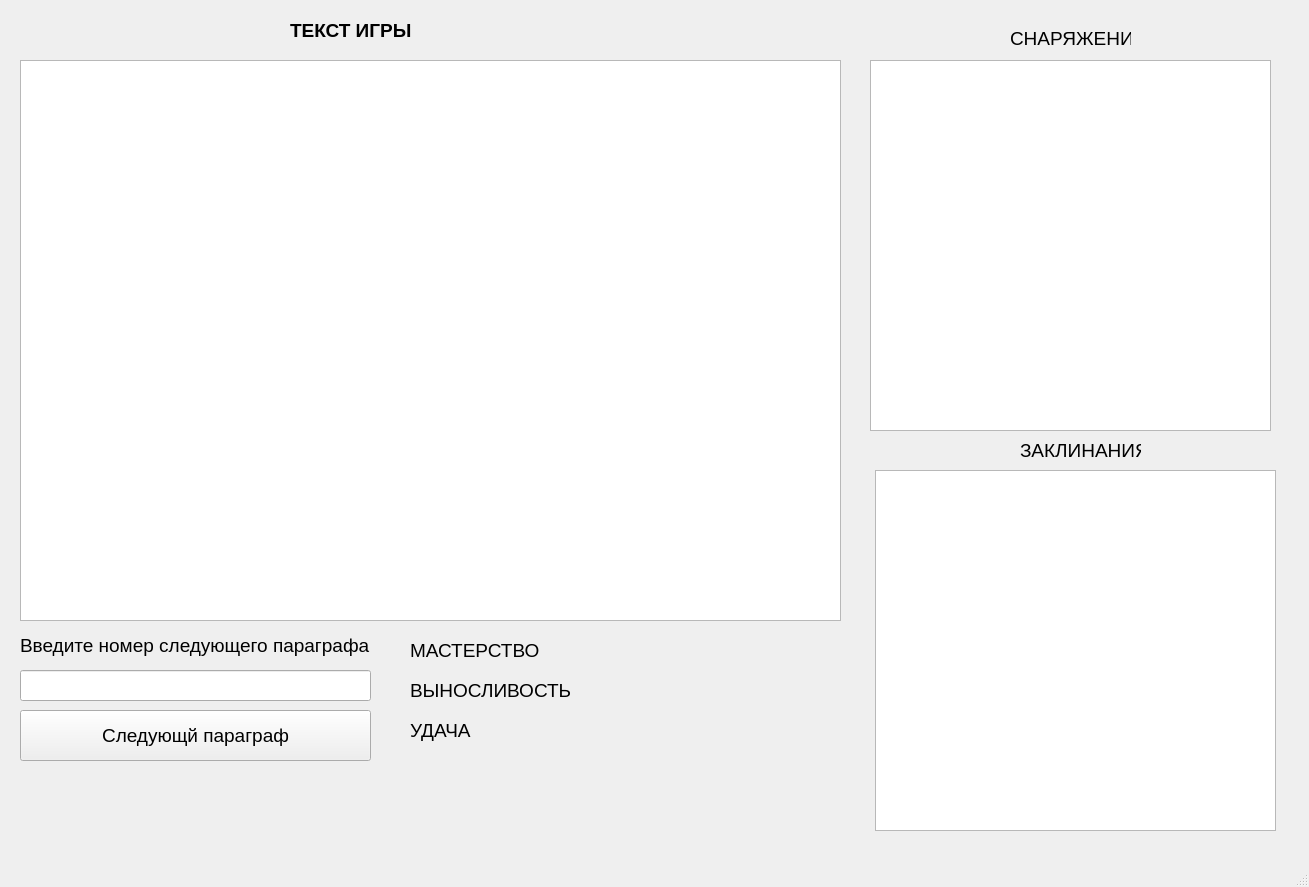
<?xml version="1.0" encoding="UTF-8"?>
<ui version="4.0">
 <class>MainWindow</class>
 <widget class="QMainWindow" name="MainWindow">
  <property name="geometry">
   <rect>
    <x>0</x>
    <y>0</y>
    <width>1309</width>
    <height>887</height>
   </rect>
  </property>
  <property name="windowTitle">
   <string>MainWindow</string>
  </property>
  <widget class="QWidget" name="centralwidget">
   <widget class="QPushButton" name="pushButton">
    <property name="geometry">
     <rect>
      <x>20</x>
      <y>710</y>
      <width>351</width>
      <height>51</height>
     </rect>
    </property>
    <property name="font">
     <font>
      <pointsize>14</pointsize>
     </font>
    </property>
    <property name="text">
     <string>Следующй параграф</string>
    </property>
   </widget>
   <widget class="QLabel" name="label">
    <property name="geometry">
     <rect>
      <x>290</x>
      <y>20</y>
      <width>231</width>
      <height>21</height>
     </rect>
    </property>
    <property name="font">
     <font>
      <pointsize>14</pointsize>
      <weight>75</weight>
      <bold>true</bold>
     </font>
    </property>
    <property name="text">
     <string>ТЕКСТ ИГРЫ</string>
    </property>
   </widget>
   <widget class="QTextEdit" name="textEdit">
    <property name="geometry">
     <rect>
      <x>20</x>
      <y>60</y>
      <width>821</width>
      <height>561</height>
     </rect>
    </property>
    <property name="font">
     <font>
      <pointsize>14</pointsize>
     </font>
    </property>
   </widget>
   <widget class="QLineEdit" name="lineEdit">
    <property name="geometry">
     <rect>
      <x>20</x>
      <y>670</y>
      <width>351</width>
      <height>31</height>
     </rect>
    </property>
    <property name="font">
     <font>
      <pointsize>14</pointsize>
     </font>
    </property>
    <property name="inputMask">
     <string/>
    </property>
   </widget>
   <widget class="QTableWidget" name="tableWidget">
    <property name="geometry">
     <rect>
      <x>870</x>
      <y>60</y>
      <width>401</width>
      <height>371</height>
     </rect>
    </property>
    <property name="font">
     <font>
      <pointsize>14</pointsize>
     </font>
    </property>
   </widget>
   <widget class="QTableWidget" name="tableWidget_2">
    <property name="geometry">
     <rect>
      <x>875</x>
      <y>470</y>
      <width>401</width>
      <height>361</height>
     </rect>
    </property>
    <property name="font">
     <font>
      <pointsize>14</pointsize>
     </font>
    </property>
   </widget>
   <widget class="QLabel" name="label_2">
    <property name="geometry">
     <rect>
      <x>20</x>
      <y>630</y>
      <width>361</width>
      <height>31</height>
     </rect>
    </property>
    <property name="font">
     <font>
      <pointsize>14</pointsize>
     </font>
    </property>
    <property name="text">
     <string>Введите номер следующего параграфа</string>
    </property>
   </widget>
   <widget class="QLabel" name="label_3">
    <property name="geometry">
     <rect>
      <x>1010</x>
      <y>30</y>
      <width>121</width>
      <height>16</height>
     </rect>
    </property>
    <property name="font">
     <font>
      <pointsize>14</pointsize>
     </font>
    </property>
    <property name="text">
     <string>СНАРЯЖЕНИЕ</string>
    </property>
   </widget>
   <widget class="QLabel" name="label_4">
    <property name="geometry">
     <rect>
      <x>1020</x>
      <y>440</y>
      <width>121</width>
      <height>21</height>
     </rect>
    </property>
    <property name="font">
     <font>
      <pointsize>14</pointsize>
     </font>
    </property>
    <property name="text">
     <string>ЗАКЛИНАНИЯ</string>
    </property>
   </widget>
   <widget class="QLabel" name="label_5">
    <property name="geometry">
     <rect>
      <x>410</x>
      <y>640</y>
      <width>211</width>
      <height>21</height>
     </rect>
    </property>
    <property name="font">
     <font>
      <pointsize>14</pointsize>
     </font>
    </property>
    <property name="text">
     <string>МАСТЕРСТВО</string>
    </property>
   </widget>
   <widget class="QLabel" name="label_6">
    <property name="geometry">
     <rect>
      <x>410</x>
      <y>680</y>
      <width>211</width>
      <height>21</height>
     </rect>
    </property>
    <property name="font">
     <font>
      <pointsize>14</pointsize>
     </font>
    </property>
    <property name="text">
     <string>ВЫНОСЛИВОСТЬ</string>
    </property>
   </widget>
   <widget class="QLabel" name="label_7">
    <property name="geometry">
     <rect>
      <x>410</x>
      <y>720</y>
      <width>211</width>
      <height>21</height>
     </rect>
    </property>
    <property name="font">
     <font>
      <pointsize>14</pointsize>
     </font>
    </property>
    <property name="text">
     <string>УДАЧА</string>
    </property>
   </widget>
  </widget>
  <widget class="QMenuBar" name="menubar">
   <property name="geometry">
    <rect>
     <x>0</x>
     <y>0</y>
     <width>1309</width>
     <height>21</height>
    </rect>
   </property>
  </widget>
  <widget class="QStatusBar" name="statusbar"/>
 </widget>
 <resources/>
 <connections/>
</ui>
